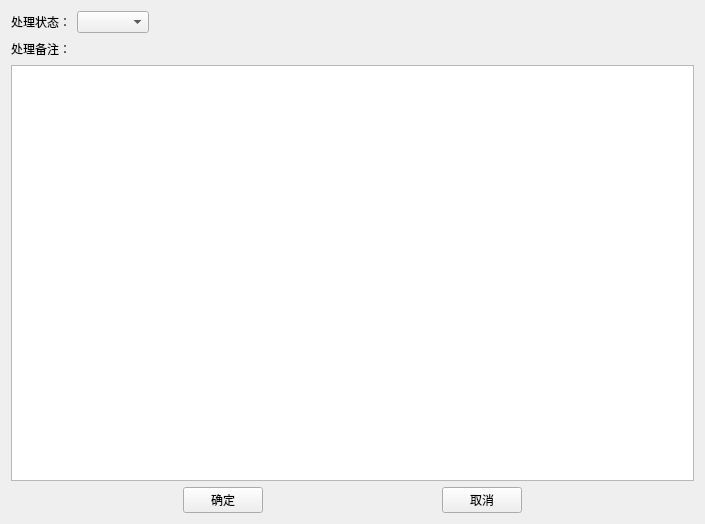
<?xml version="1.0" encoding="UTF-8"?>
<ui version="4.0">
 <class>DealFaultDialog</class>
 <widget class="QWidget" name="DealFaultDialog">
  <property name="geometry">
   <rect>
    <x>0</x>
    <y>0</y>
    <width>705</width>
    <height>524</height>
   </rect>
  </property>
  <property name="windowTitle">
   <string>Form</string>
  </property>
  <layout class="QVBoxLayout" name="verticalLayout">
   <item>
    <layout class="QHBoxLayout" name="horizontalLayout_2">
     <item>
      <widget class="QLabel" name="label">
       <property name="text">
        <string>处理状态：</string>
       </property>
      </widget>
     </item>
     <item>
      <widget class="QComboBox" name="comboBox"/>
     </item>
     <item>
      <spacer name="horizontalSpacer">
       <property name="orientation">
        <enum>Qt::Horizontal</enum>
       </property>
       <property name="sizeHint" stdset="0">
        <size>
         <width>40</width>
         <height>20</height>
        </size>
       </property>
      </spacer>
     </item>
    </layout>
   </item>
   <item>
    <layout class="QHBoxLayout" name="horizontalLayout">
     <item>
      <widget class="QLabel" name="label_2">
       <property name="text">
        <string>处理备注：</string>
       </property>
      </widget>
     </item>
     <item>
      <spacer name="horizontalSpacer_2">
       <property name="orientation">
        <enum>Qt::Horizontal</enum>
       </property>
       <property name="sizeHint" stdset="0">
        <size>
         <width>40</width>
         <height>20</height>
        </size>
       </property>
      </spacer>
     </item>
    </layout>
   </item>
   <item>
    <widget class="QTextEdit" name="textEdit"/>
   </item>
   <item>
    <layout class="QHBoxLayout" name="horizontalLayout_3">
     <item>
      <spacer name="horizontalSpacer_3">
       <property name="orientation">
        <enum>Qt::Horizontal</enum>
       </property>
       <property name="sizeHint" stdset="0">
        <size>
         <width>40</width>
         <height>20</height>
        </size>
       </property>
      </spacer>
     </item>
     <item>
      <widget class="QPushButton" name="pushButton">
       <property name="text">
        <string>确定</string>
       </property>
      </widget>
     </item>
     <item>
      <spacer name="horizontalSpacer_4">
       <property name="orientation">
        <enum>Qt::Horizontal</enum>
       </property>
       <property name="sizeHint" stdset="0">
        <size>
         <width>40</width>
         <height>20</height>
        </size>
       </property>
      </spacer>
     </item>
     <item>
      <widget class="QPushButton" name="pushButton_2">
       <property name="text">
        <string>取消</string>
       </property>
      </widget>
     </item>
     <item>
      <spacer name="horizontalSpacer_5">
       <property name="orientation">
        <enum>Qt::Horizontal</enum>
       </property>
       <property name="sizeHint" stdset="0">
        <size>
         <width>40</width>
         <height>20</height>
        </size>
       </property>
      </spacer>
     </item>
    </layout>
   </item>
  </layout>
 </widget>
 <resources/>
 <connections/>
</ui>
